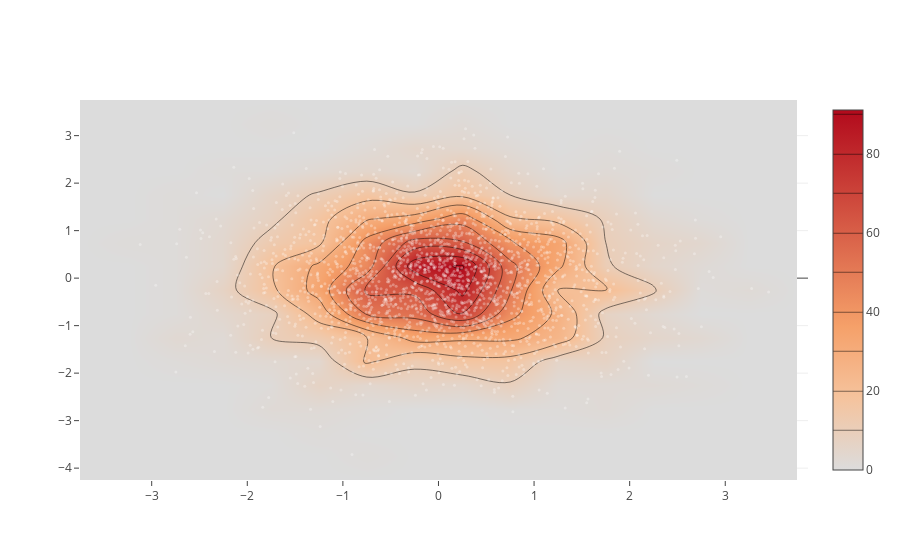

Notebook cell for this chart:
### Code cell
import plotly.graph_objs as go

import numpy as np

x = np.random.randn(2000)
y = np.random.randn(2000)
iplot([go.Histogram2dContour(x=x, y=y, contours=dict(coloring='heatmap')),
       go.Scatter(x=x, y=y, mode='markers', marker=dict(color='white', size=3, opacity=0.3))], show_link=False)

### Figure 1 — Plotly figure (JSON) as saved in the notebook; plotly's stock layout.template omitted (floating-point values rounded to 4 significant figures; data arrays with more than 128 entries replaced by an {"elided": "..."} marker saying what was removed)
{"data": [{"contours": {"coloring": "heatmap"}, "type": "histogram2dcontour", "uid": "8aa72628-8c34-11e8-8568-8c859018b9c4", "x": {"elided": "2000 float values"}, "y": {"elided": "2000 float values"}}, {"marker": {"color": "white", "opacity": 0.3, "size": 3}, "mode": "markers", "type": "scatter", "uid": "8aa72828-8c34-11e8-9e48-8c859018b9c4", "x": {"elided": "2000 float values"}, "y": {"elided": "2000 float values"}}], "layout": {}}
